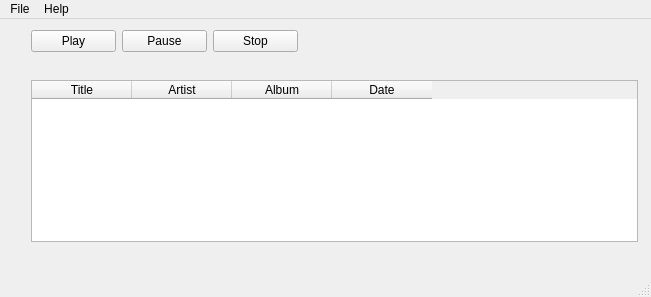
<?xml version="1.0" encoding="UTF-8"?>
<ui version="4.0">
 <class>MainWindow</class>
 <widget class="QMainWindow" name="MainWindow">
  <property name="geometry">
   <rect>
    <x>0</x>
    <y>0</y>
    <width>651</width>
    <height>297</height>
   </rect>
  </property>
  <property name="maximumSize">
   <size>
    <width>651</width>
    <height>297</height>
   </size>
  </property>
  <property name="windowTitle">
   <string>MainWindow</string>
  </property>
  <widget class="QWidget" name="centralWidget">
   <widget class="QWidget" name="layoutWidget">
    <property name="geometry">
     <rect>
      <x>20</x>
      <y>0</y>
      <width>629</width>
      <height>234</height>
     </rect>
    </property>
    <layout class="QGridLayout" name="gridLayout">
     <item row="3" column="0">
      <widget class="QTableWidget" name="tableSongs">
       <property name="maximumSize">
        <size>
         <width>627</width>
         <height>162</height>
        </size>
       </property>
       <column>
        <property name="text">
         <string>Title</string>
        </property>
       </column>
       <column>
        <property name="text">
         <string>Artist</string>
        </property>
       </column>
       <column>
        <property name="text">
         <string>Album</string>
        </property>
       </column>
       <column>
        <property name="text">
         <string>Date</string>
        </property>
       </column>
      </widget>
     </item>
     <item row="2" column="0">
      <widget class="Phonon::SeekSlider" name="seekSlider"/>
     </item>
     <item row="1" column="0">
      <layout class="QHBoxLayout" name="horizontalLayout">
       <item>
        <widget class="QPushButton" name="buttonPlay">
         <property name="maximumSize">
          <size>
           <width>85</width>
           <height>31</height>
          </size>
         </property>
         <property name="text">
          <string>Play</string>
         </property>
        </widget>
       </item>
       <item>
        <widget class="QPushButton" name="buttonPause">
         <property name="maximumSize">
          <size>
           <width>85</width>
           <height>31</height>
          </size>
         </property>
         <property name="text">
          <string>Pause</string>
         </property>
        </widget>
       </item>
       <item>
        <widget class="QPushButton" name="buttonStop">
         <property name="maximumSize">
          <size>
           <width>85</width>
           <height>31</height>
          </size>
         </property>
         <property name="text">
          <string>Stop</string>
         </property>
        </widget>
       </item>
       <item>
        <widget class="Phonon::VolumeSlider" name="volumeSlider">
         <property name="maximumSize">
          <size>
           <width>352</width>
           <height>16777215</height>
          </size>
         </property>
        </widget>
       </item>
      </layout>
     </item>
    </layout>
   </widget>
  </widget>
  <widget class="QMenuBar" name="menuBar">
   <property name="geometry">
    <rect>
     <x>0</x>
     <y>0</y>
     <width>651</width>
     <height>29</height>
    </rect>
   </property>
   <widget class="QMenu" name="menuFile">
    <property name="title">
     <string>File</string>
    </property>
    <addaction name="actionAdd_Files"/>
    <addaction name="actionExit"/>
   </widget>
   <widget class="QMenu" name="menuHelp">
    <property name="title">
     <string>Help</string>
    </property>
    <addaction name="actionAbout"/>
   </widget>
   <addaction name="menuFile"/>
   <addaction name="menuHelp"/>
  </widget>
  <widget class="QStatusBar" name="statusBar"/>
  <action name="actionAdd_Files">
   <property name="text">
    <string>Add Files</string>
   </property>
  </action>
  <action name="actionExit">
   <property name="text">
    <string>Exit</string>
   </property>
  </action>
  <action name="actionAbout">
   <property name="text">
    <string>About</string>
   </property>
  </action>
  <action name="actionPlay">
   <property name="text">
    <string>Play</string>
   </property>
  </action>
  <action name="actionPause">
   <property name="text">
    <string>Pause</string>
   </property>
  </action>
  <action name="actionStop">
   <property name="text">
    <string>Stop</string>
   </property>
  </action>
 </widget>
 <layoutdefault spacing="6" margin="11"/>
 <customwidgets>
  <customwidget>
   <class>Phonon::SeekSlider</class>
   <extends>QWidget</extends>
   <header location="global">phonon/seekslider.h</header>
  </customwidget>
  <customwidget>
   <class>Phonon::VolumeSlider</class>
   <extends>QWidget</extends>
   <header location="global">phonon/volumeslider.h</header>
  </customwidget>
 </customwidgets>
 <resources/>
 <connections/>
</ui>
